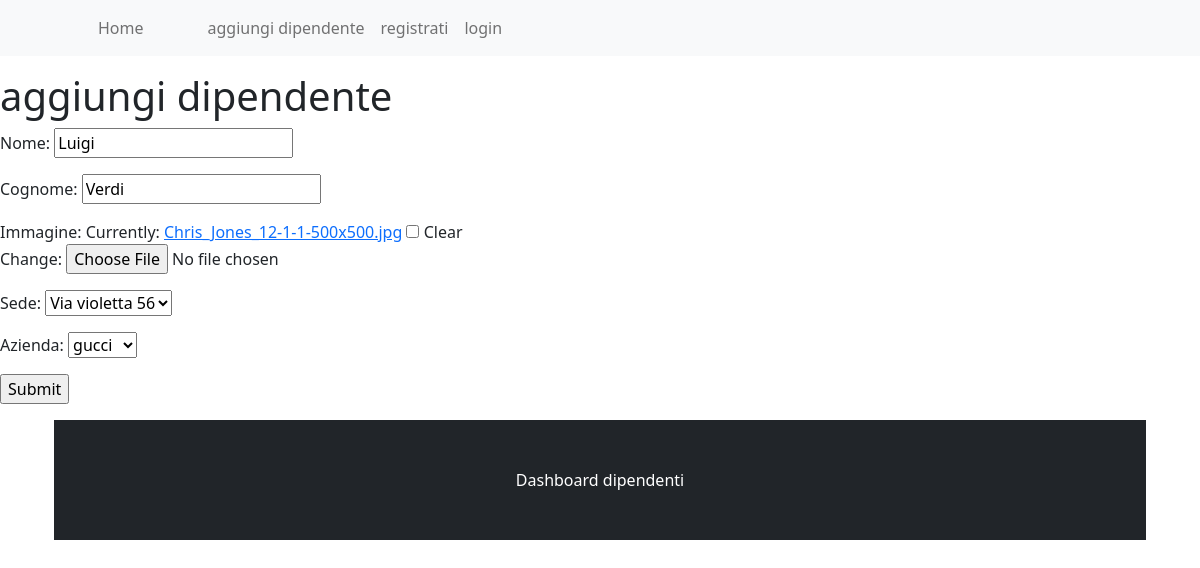
Screenshot of /update_dipendente/Luigi with the database file from the repository.
### managementApp/models.py (models this page shows, shortened)
class Dipendente1(models.Model):
    nome = models.CharField(max_length=200)
    cognome = models.CharField(max_length=200)
    immagine = models.ImageField(blank=True)
    sede = models.ForeignKey(Sede1, on_delete=models.CASCADE)
    azienda = models.ForeignKey(Azienda1, on_delete=models.CASCADE)

### managementApp/views.py (the view)
# urls.py: path('update_dipendente/<str:nome>', views.update_dipendente, name='update_dipendente'),
def update_dipendente(request, nome):
    dipendente = Dipendente1.objects.get(nome=nome)
    form = DipendenteForm(instance=dipendente)
    if request.method == 'POST':
        form = DipendenteForm(request.POST, request.FILES, instance=dipendente)
        if form.is_valid():
            form.save()
            return redirect('/')
    context = {'form':form}
    return render(request, 'crud/form_dipendente.html', context)

### managementApp/forms.py
class DipendenteForm(ModelForm):
    class Meta:
        model = Dipendente1
        fields = '__all__'

### managementApp/models.py (called while the page is built)
    def __str__(self):
        return self.indirizzo

    def __str__(self):
        return self.nomeAzienda

### templates/crud/form_dipendente.html (shortened to what this page needs)
<html>
<head>
    <link href="https://cdn.jsdelivr.net/npm/bootstrap@5.2.1/dist/css/bootstrap.min.css" rel="stylesheet">
</head>
<body>
    {% include 'common/base.html'%} {% block content %}
    <br>
    <br>
    <br>
    <h1>aggiungi dipendente</h1>
    {% if form.is_multipart %}
    <form id="form" method="post" enctype="multipart/form-data">
        {% else %}
        <form method="'post"></form>
        {% endif %} {% csrf_token %} {{form.as_p}}
        <input type="submit" name="submit">
    </form>
    {% endblock %} {% include 'common/footer.html'%}
</body>
</html>

### rows the page displays
Dipendente1: nome "Luigi", cognome "Verdi", sede "Via violetta 56", azienda "gucci"
